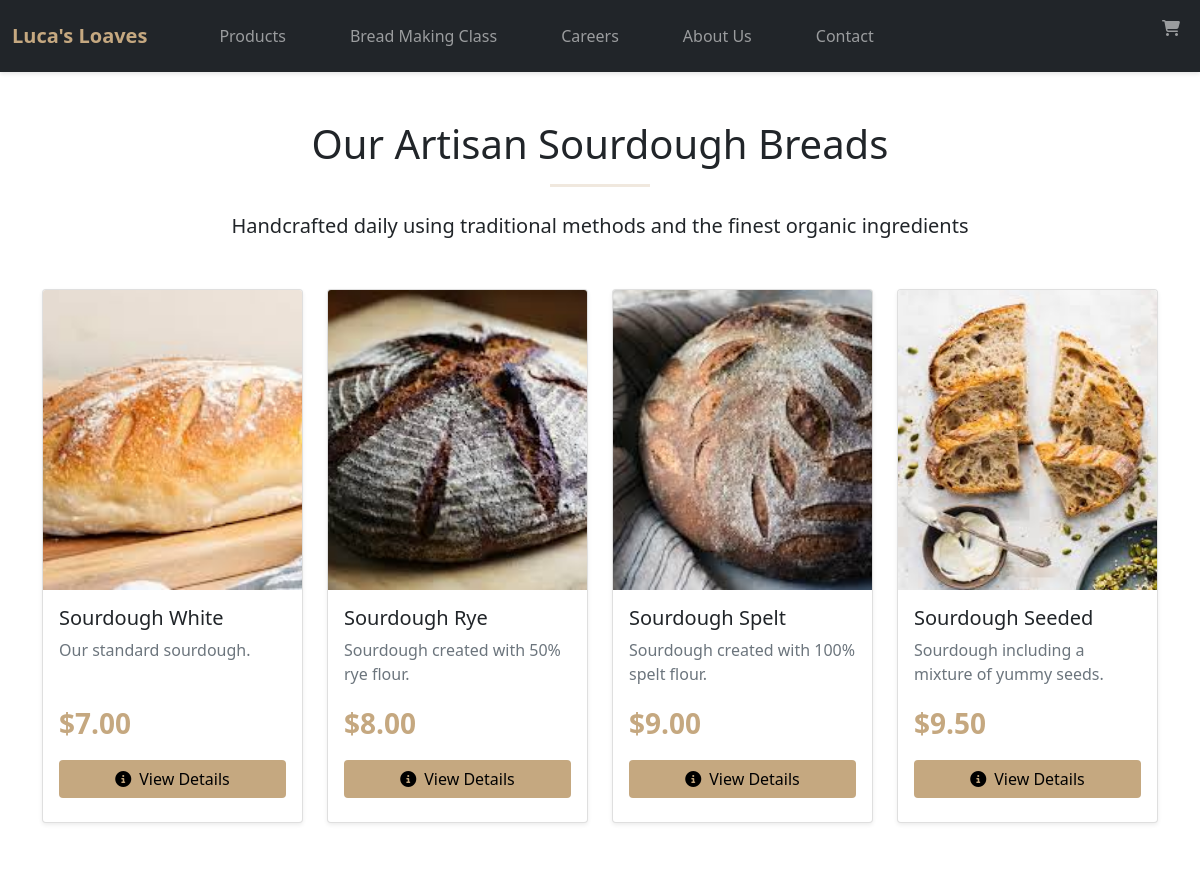
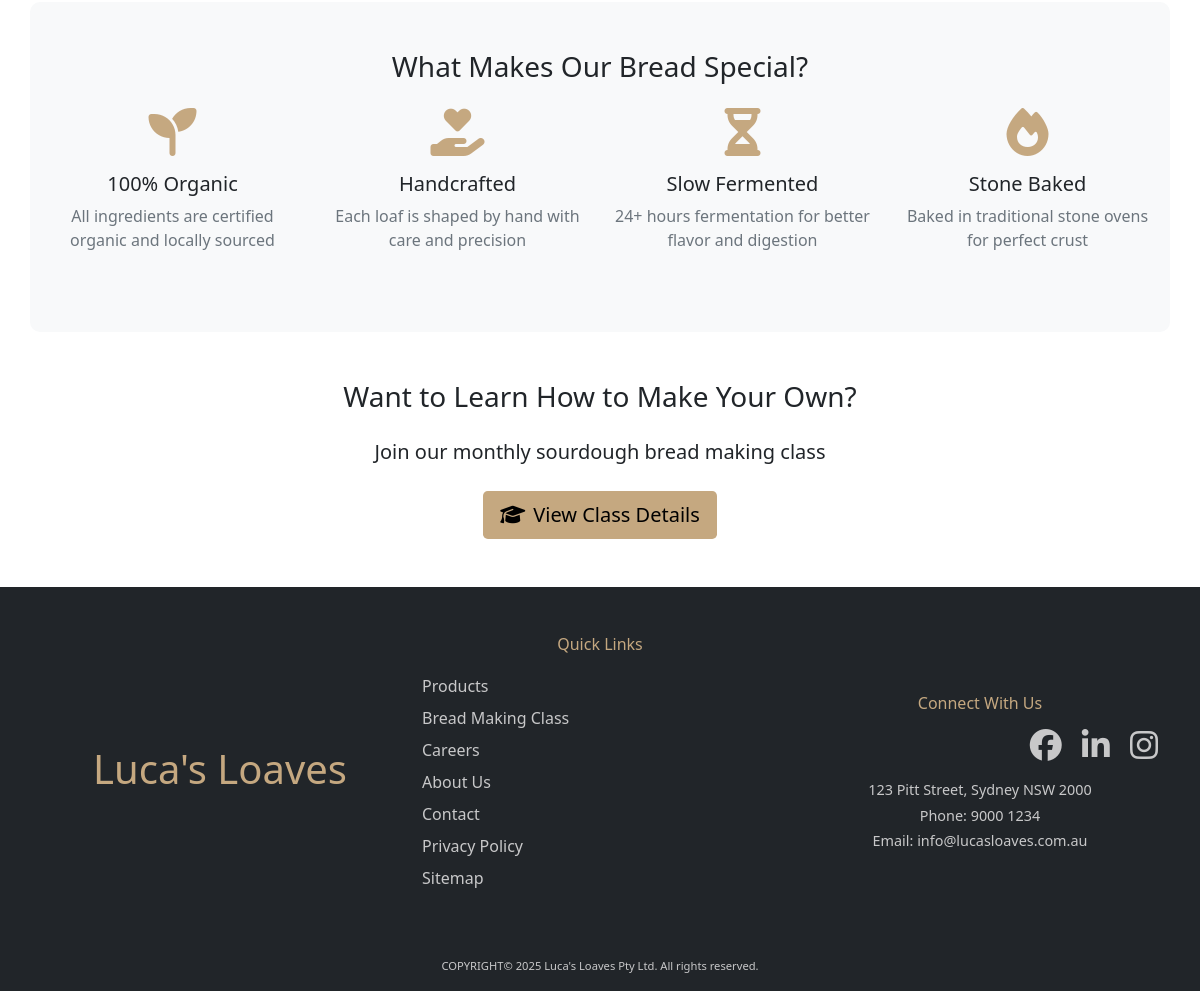
/products.php, run on the app's committed database (2 pictures, top to bottom).
### tables this page shows
CREATE TABLE products (
    product_id   INT AUTO_INCREMENT PRIMARY KEY,
    name         VARCHAR(100) NOT NULL,
    price        DECIMAL(10,2) NOT NULL,
    description  TEXT NOT NULL,
    image_url    VARCHAR(255) NOT NULL,
    is_active    BOOLEAN NOT NULL DEFAULT TRUE,
    created_at   DATETIME NOT NULL DEFAULT CURRENT_TIMESTAMP,
    updated_at   DATETIME NOT NULL DEFAULT CURRENT_TIMESTAMP
                  ON UPDATE CURRENT_TIMESTAMP
);

### products.php (called while the page is built, shortened)
<?php
  include("templates/template.php");
?>

### Processes/lucasLoavesFunctions.php (called while the page is built, shortened)
<?php
function getAllProducts($dbConnection) {
    $sql = "SELECT product_id, name, price, description, image_url
            FROM products
            WHERE is_active = TRUE
            ORDER BY product_id";
    $result = mysqli_query($dbConnection, $sql);
    $products = [];
    while($row = mysqli_fetch_assoc($result)) {
        $products[] = $row;
    }
    return $products;
}
?>

### contentPages/contentProducts.php (the view, shortened to what this page needs)
<?php
require_once 'Processes/dbConnection.php';
require_once 'Processes/lucasLoavesFunctions.php';
$products = getAllProducts($dbConnection);
?>
<div class="container my-5">
    <div class="row">
        <div class="col-12">
            <h1 class="text-center mb-3">Our Artisan Sourdough Breads</h1>
            <hr class="mb-4" style="border-top: 3px solid #c5a880; width: 100px; margin: 0 auto;">
            <p class="text-center lead mb-5">Handcrafted daily using traditional methods and the finest organic ingredients</p>
        </div>
    </div>
    <div class="row">
        <?php foreach($products as $product): ?>
        <div class="col-md-6 col-lg-3 mb-4">
            <div class="card h-100 shadow-sm product-card">
                <img src="<?php echo htmlspecialchars($product['image_url']); ?>"
                     class="card-img-top"
                     alt="<?php echo htmlspecialchars($product['name']); ?>"
                     style="height: 300px; object-fit: cover;"
                     onerror="this.src='images/placeholder.jpg'">
                <div class="card-body d-flex flex-column">
                    <h5 class="card-title"><?php echo htmlspecialchars($product['name']); ?></h5>
                    <p class="card-text text-muted flex-grow-1"><?php echo htmlspecialchars($product['description']); ?></p>
                    <div class="mt-auto">
                        <p class="fs-3 fw-bold mb-3" style="color: #c5a880;">$<?php echo number_format($product['price'], 2); ?></p>
                        <a href="productDetails.php?id=<?php echo $product['product_id']; ?>"
                           class="btn w-100 mb-2"
                           style="background-color: #c5a880; color: #000;">
                            <i class="fas fa-info-circle me-2"></i>View Details
                        </a>
                    </div>
                </div>
            </div>
        </div>
        <?php endforeach; ?>
    </div>
    <div class="row mt-5 py-5" style="background-color: #f8f9fa; border-radius: 10px;">
        <div class="col-12">
            <h3 class="text-center mb-4">What Makes Our Bread Special?</h3>
            <div class="row">
                <div class="col-md-3 text-center mb-3">
                    <i class="fas fa-seedling fa-3x mb-3" style="color: #c5a880;"></i>
                    <h5>100% Organic</h5>
                    <p class="text-muted">All ingredients are certified organic and locally sourced</p>
                </div>
                <div class="col-md-3 text-center mb-3">
                    <i class="fas fa-hand-holding-heart fa-3x mb-3" style="color: #c5a880;"></i>
                    <h5>Handcrafted</h5>
                    <p class="text-muted">Each loaf is shaped by hand with care and precision</p>
                </div>
                <div class="col-md-3 text-center mb-3">
                    <i class="fas fa-hourglass-half fa-3x mb-3" style="color: #c5a880;"></i>
                    <h5>Slow Fermented</h5>
                    <p class="text-muted">24+ hours fermentation for better flavor and digestion</p>
                </div>
                <div class="col-md-3 text-center mb-3">
                    <i class="fas fa-fire fa-3x mb-3" style="color: #c5a880;"></i>
                    <h5>Stone Baked</h5>
                    <p class="text-muted">Baked in traditional stone ovens for perfect crust</p>
                </div>
            </div>
        </div>
    </div>
    <div class="row mt-5 text-center">
        <div class="col-12">
            <h3 class="mb-4">Want to Learn How to Make Your Own?</h3>
            <p class="lead mb-4">Join our monthly sourdough bread making class</p>
            <a href="breadMakingClass.php" class="btn btn-lg" style="background-color: #c5a880; color: #000;">
                <i class="fas fa-graduation-cap me-2"></i>View Class Details
            </a>
        </div>
    </div>
</div>

### templates/template.php (shortened to what this page needs)
<!doctype html>
<html lang="en">
  <head>
    <link href="https://cdn.jsdelivr.net/npm/bootstrap@5.0.0-beta1/dist/css/bootstrap.min.css" rel="stylesheet">
    <link rel="stylesheet" href="templates/template.css">
    <link rel="stylesheet" href="contentPages/content.css">
  </head>
  <body onload="setFooterCurrentYear()">
    <nav class="navbar navbar-expand-lg navbar-dark bg-dark">
        <div class="container-fluid">
          <a class="navbar-brand" id="navLogo" href="index.php">Luca&apos;s Loaves</a>
          <div class="collapse navbar-collapse" id="navbarSupportedContent">
            <ul class="navbar-nav me-auto mb-2 mb-lg-0 w-100">
              <li class="nav-item ps-5 py-2">
                <a class="nav-link " href="products.php">Products</a>
              </li>
              <li class="nav-item ps-5 py-2">
                <a class="nav-link" href="breadMakingClass.php">Bread Making Class</a>
              </li>
              <li class="nav-item ps-5 py-2">
                <a class="nav-link" href="careers.php">Careers</a>
              </li>
              <li class="nav-item ps-5 py-2">
                <a class="nav-link" href="aboutUs.php">About Us</a>
              </li>
              <li class="nav-item ps-5 py-2">
                <a class="nav-link" href="contact.php">Contact</a>
              </li>
              <li class="nav-item ps-5" id="shoppingCart">
                <a class="nav-link" href="shoppingCart.php">
                  <i class="fas fa-shopping-cart"></i>
                </a>
              </li>
          </div>
        </div>
      </nav>
    <main>
      <?php include($pageContent);?>
    </main>
    <footer>
      <div class="container-fluid bg-dark">
        <div class="container">
          <div class="row py-5" id="sitemap-row">
            <div class="col-md-4 d-none d-md-block">
              <a class="text-decoration-none text-center" id="footerLogo" href="index.php"><h1>Luca&apos;s Loaves</h1></a>
            </div>
            <div class="col-md-4 col-sm-12">
              <h6 class="text-center mb-3" style="color: #c5a880;">Quick Links</h6>
              <ul class="list-unstyled">
                <li class="sitemapItem">
                  <a href="products.php">Products</a>
                </li>
                <li class="sitemapItem">
                  <a href="breadMakingClass.php">Bread Making Class</a>
                </li>
                <li class="sitemapItem">
                  <a href="careers.php">Careers</a>
                </li>
                <li class="sitemapItem">
                  <a href="aboutUs.php">About Us</a>
                </li>
                <li class="sitemapItem">
                  <a href="contact.php">Contact</a>
                </li>
                <li class="sitemapItem">
                  <a href="privacy.php">Privacy Policy</a>
                </li>
                <li class="sitemapItem">
                  <a href="sitemap.php">Sitemap</a>
                </li>
              </ul>
            </div>
            <div class="col-md-4 col-sm-12 pt-3" id="footerSocial">
              <h6 class="text-center mb-3" style="color: #c5a880;">Connect With Us</h6>
              <ul class="list-unstyled">
                <li class="d-inline"><a href="https://www.facebook.com" target="_blank"><i class="fab fa-facebook fa-2x"></i></a></li>
                <li class="d-inline"><a href="https://www.linkedin.com" target="_blank"><i class="fab fa-linkedin-in fa-2x px-3"></i></a></li>
                <li class="d-inline"><a href="https://www.instagram.com" target="_blank"><i class="fab fa-instagram fa-2x"></i></i></a></li>
              </ul>
              <div class="mt-3 text-center">
                <p class="mb-1" style="color: #C8C8C9; font-size: 0.9rem;">123 Pitt Street, Sydney NSW 2000</p>
                <p class="mb-1" style="color: #C8C8C9; font-size: 0.9rem;">Phone: 9000 1234</p>
                <p style="color: #C8C8C9; font-size: 0.9rem;">Email: info@lucasloaves.com.au</p>
              </div>
            </div>
          </div>
          <div class="row copyright text-center">
              <p>COPYRIGHT&copy; <span class="currentYear"></span> Luca's Loaves Pty Ltd. All rights reserved.</p>
          </div>
        </div>
      </div>
    </footer>
  </body>
</html>

### templates/template.css (style rules this page uses)
main { min-height: 70vh; }
:root { --luca-brown: #c5a880; --luca-black: #000000; --luca-light-gray: #f8f9fa; }
.copyright { font-size: 0.7rem; color: #c8c8c9; }
.sitemapItem { text-align: center; }
.sitemapItem a { color: #c8c8c9; line-height: 200%; text-decoration: none; transition: color 0.3s ease; }
.fab { color: #c8c8c9; transition: color 0.3s ease; }
#footerSocial { color: #c8c8c9; text-align: center; }
#navLogo, #footerLogo { color: var(--luca-brown); font-weight: bold; text-decoration: none; }
#sitemap-row { align-items: center; }
.navbar { box-shadow: 0 2px 4px rgba(0, 0, 0, 0.1); }
.nav-link { transition: color 0.3s ease; position: relative; }
.nav-link::after { content: ""; position: absolute; width: 0; height: 2px; bottom: 0; left: 50%; background-color: var(--luca-brown); transition: all 0.3s ease; transform: translateX(-50%); }
.card { transition: transform 0.3s ease, box-shadow 0.3s ease; }
.btn { transition: all 0.3s ease; }
html { scroll-behavior: smooth; }
@media (min-width: 768px) { .sitemapItem { text-align: left; } }
@media (min-width: 768px) { #footerSocial { text-align: right; } }
@media (min-width: 768px) { #shoppingCart { margin-left: auto; } }
img { animation: fadeIn 0.5s ease-in; }
a { color: var(--luca-brown); text-decoration: none; }

### contentPages/contentProducts.php (style rules this page uses)
.product-card { transition: transform 0.3s ease, box-shadow 0.3s ease; }

### data on the page
products: image_url (picture), name "Sourdough White", description "Our standard sourdough.", price "7.00"
products: image_url (picture), name "Sourdough Rye", description "Sourdough created with 50% rye flour.", price "8.00"
products: image_url (picture), name "Sourdough Spelt", description "Sourdough created with 100% spelt flour.", price "9.00"
products: image_url (picture), name "Sourdough Seeded", description "Sourdough including a mixture of yummy seeds.", price "9.50"
